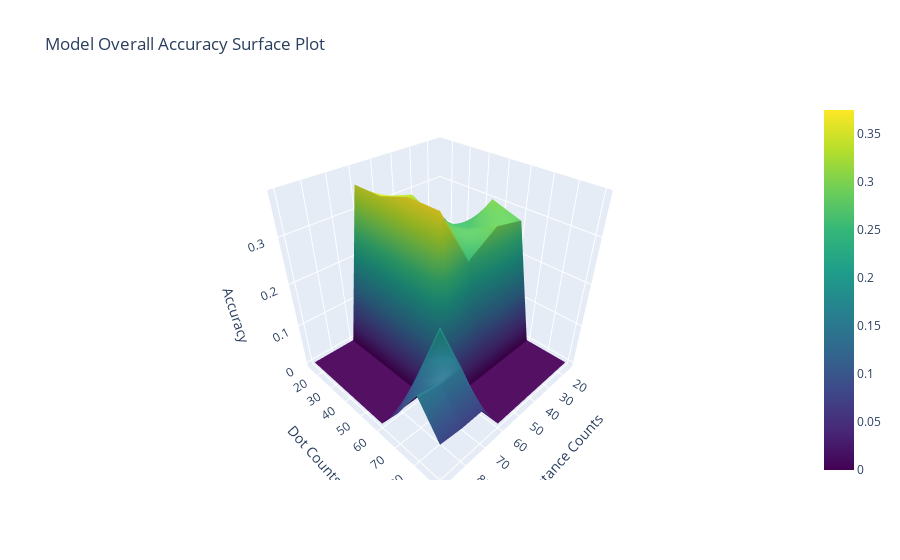

This figure's notebook cell:
### Markdown cell above
# Interactive 3D Surface Plots 

a. Plotly 3D Surface Plot

*Purpose*: Visualize how model_overall_accuracy varies over dot_counts and distance_counts.

### Code cell
# Create pivot table
pivot_table = df.pivot_table(
    index='dot_counts',
    columns='distance_counts',
    values='model_overall_accuracy',
    aggfunc='mean',
    fill_value=0
)

X, Y = np.meshgrid(pivot_table.columns, pivot_table.index)
Z = pivot_table.values

fig = go.Figure(data=[go.Surface(z=Z, x=X, y=Y, colorscale='Viridis')])

fig.update_layout(
    title='Model Overall Accuracy Surface Plot',
    scene=dict(
        xaxis_title='Distance Counts',
        yaxis_title='Dot Counts',
        zaxis_title='Accuracy'
    )
)

fig.show()

### Figure 1 — Plotly figure (JSON) as saved in the notebook; plotly's stock layout.template omitted (floating-point values rounded to 4 significant figures)
{"data": [{"colorscale": [[0, "#440154"], [0.1111, "#482878"], [0.2222, "#3e4989"], [0.3333, "#31688e"], [0.4444, "#26828e"], [0.5556, "#1f9e89"], [0.6667, "#35b779"], [0.7778, "#6ece58"], [0.8889, "#b5de2b"], [1, "#fde725"]], "type": "surface", "x": [[15, 30, 45, 60, 70, 80, 90], [15, 30, 45, 60, 70, 80, 90], [15, 30, 45, 60, 70, 80, 90], [15, 30, 45, 60, 70, 80, 90], [15, 30, 45, 60, 70, 80, 90], [15, 30, 45, 60, 70, 80, 90], [15, 30, 45, 60, 70, 80, 90]], "y": [[15, 15, 15, 15, 15, 15, 15], [30, 30, 30, 30, 30, 30, 30], [45, 45, 45, 45, 45, 45, 45], [60, 60, 60, 60, 60, 60, 60], [70, 70, 70, 70, 70, 70, 70], [80, 80, 80, 80, 80, 80, 80], [90, 90, 90, 90, 90, 90, 90]], "z": [[0.217, 0.2, 0.278, 0.353, 0, 0, 0], [0.182, 0.25, 0.333, 0.353, 0, 0, 0], [0.3, 0.263, 0.294, 0.375, 0, 0, 0], [0.278, 0.294, 0.25, 0.375, 0, 0, 0], [0, 0, 0, 0, 0.2, 0.133, 0.071], [0, 0, 0, 0, 0.143, 0.143, 0.154], [0, 0, 0, 0, 0.077, 0.077, 0.083]]}], "layout": {"scene": {"xaxis": {"title": {"text": "Distance Counts"}}, "yaxis": {"title": {"text": "Dot Counts"}}, "zaxis": {"title": {"text": "Accuracy"}}}, "title": {"text": "Model Overall Accuracy Surface Plot"}}}
